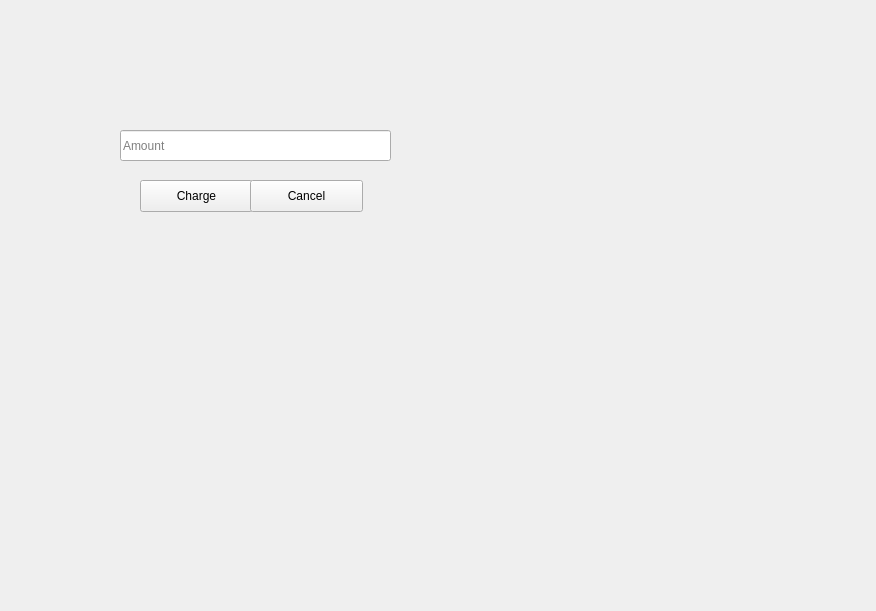
<?xml version="1.0" encoding="UTF-8"?>
<ui version="4.0">
 <class>ChargeAccount</class>
 <widget class="QWidget" name="ChargeAccount">
  <property name="geometry">
   <rect>
    <x>0</x>
    <y>0</y>
    <width>876</width>
    <height>611</height>
   </rect>
  </property>
  <property name="windowTitle">
   <string>Form</string>
  </property>
  <widget class="QLabel" name="label">
   <property name="geometry">
    <rect>
     <x>0</x>
     <y>0</y>
     <width>881</width>
     <height>611</height>
    </rect>
   </property>
   <property name="text">
    <string/>
   </property>
   <property name="pixmap">
    <pixmap resource="images.qrc">:/Charge/ChargeAccount.png</pixmap>
   </property>
   <property name="scaledContents">
    <bool>true</bool>
   </property>
  </widget>
  <widget class="QPushButton" name="pushButton">
   <property name="geometry">
    <rect>
     <x>140</x>
     <y>180</y>
     <width>113</width>
     <height>32</height>
    </rect>
   </property>
   <property name="text">
    <string>Charge</string>
   </property>
  </widget>
  <widget class="QLineEdit" name="AmountCode">
   <property name="geometry">
    <rect>
     <x>120</x>
     <y>130</y>
     <width>271</width>
     <height>31</height>
    </rect>
   </property>
   <property name="placeholderText">
    <string>Amount</string>
   </property>
  </widget>
  <widget class="QPushButton" name="CancelBtn">
   <property name="geometry">
    <rect>
     <x>250</x>
     <y>180</y>
     <width>113</width>
     <height>32</height>
    </rect>
   </property>
   <property name="text">
    <string>Cancel</string>
   </property>
  </widget>
 </widget>
 <resources>
  <include location="images.qrc"/>
 </resources>
 <connections/>
</ui>
